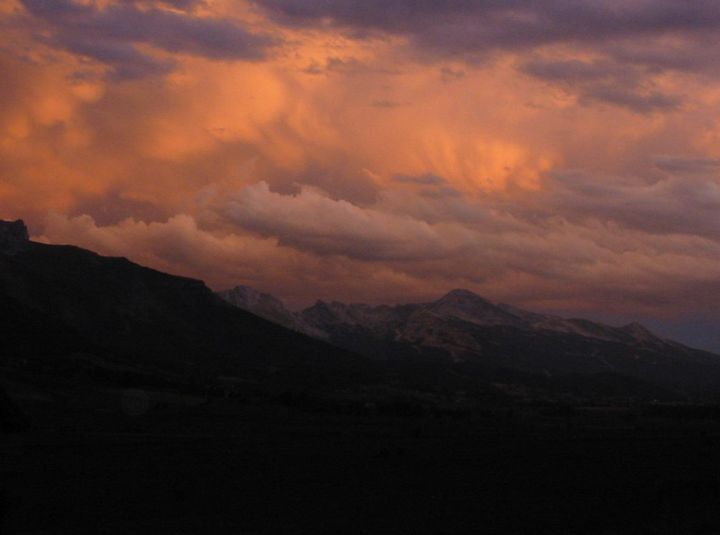
#> input picture Images/Paysage.JPG, 720 x 535 px, found by its file name
$ jupyter execute Contour.ipynb
#> lines starting #> are read from the running program, lines starting #| are printed output that depends on the picture
[cell 1]
#########################################
#            Image Sharpening           #
#                                       #
# Grenoble INP - Phelma                 #
# SICOM                                 #
#                                       #
# Edna FRICKE                           #
# Henrique LEFUNDES DA SILVA            #
# Lennard FRANZ                         #
#                                       #
# 08/11/2023                            #
#########################################

[cell 2]
import numpy as np
import matplotlib.pyplot as plt
import skimage.io as io
import skimage.color as color
import skimage.feature as feature
import skimage.filters as filters
import skimage.morphology as morphology
import skimage.segmentation as segmentation
import skimage.measure as measure
import skimage.util as util
import skimage.draw as draw
import skimage.transform as transform
from scipy.ndimage import convolve

[cell 3]
# Load image
img = io.imread('images/Paysage.jpg')
#> img is the input picture: shape (535, 720, 3); mean R, G, B 86.1, 56.5, 49.1
img = util.img_as_float(img)
# Show image
plt.imshow(img)

[cell 4]
def create_laplacian(k = 12, C = 12):
    laplacian = (1/C)*np.array([[-1, -2, -1], [-2, k, -2], [-1, -2, -1]])
    laplacian = np.expand_dims(laplacian, axis=-1)
    return laplacian

def apply_laplacian(img, laplace_filter):
    img_copy = img.copy()
    img_copy = util.img_as_float(img_copy)
    laplace_filter = np.repeat(laplace_filter, img_copy.shape[-1], axis=-1)
    return convolve(img_copy, laplace_filter)
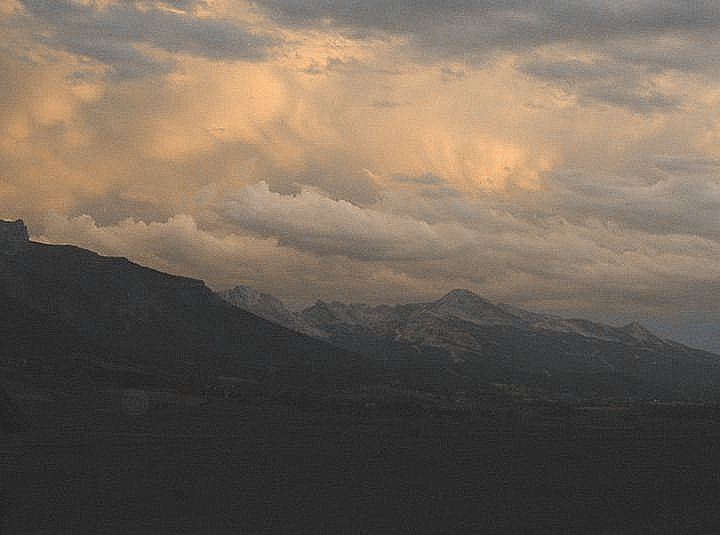
#> returned value: shape (535, 720, 3) float64; mean of channels 0, 1, 2 0.299, 0.251, 0.202; drawn with min black and max white

def sharpen_image(img, k = 12, C = 12):
    laplace_filter = create_laplacian(k, C)
    laplace_img = apply_laplacian(img, laplace_filter)
    return laplace_img

[cell 5]
# Copies the image
img_copy = img.copy()

# Sharpen the image
sharpened_img = sharpen_image(img_copy, k = 16, C = 12)

# Show the sharpened image
plt.imshow(sharpened_img)

[cell 6]
plt.subplot(1, 2, 1)
plt.imshow(img)
plt.title('Original Image')
plt.axis('off')
plt.subplot(1, 2, 2)
plt.imshow(sharpened_img)
plt.title('Sharpened Image')
plt.axis('off')
plt.show()
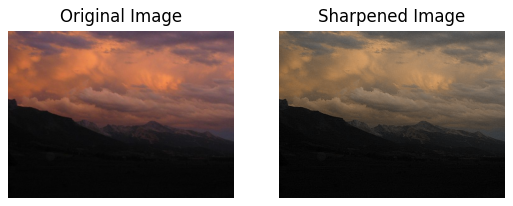
#> figure drawn by matplotlib, 2 panels

$ run again, with Images/baboon.jpg copied over Images/Paysage.JPG
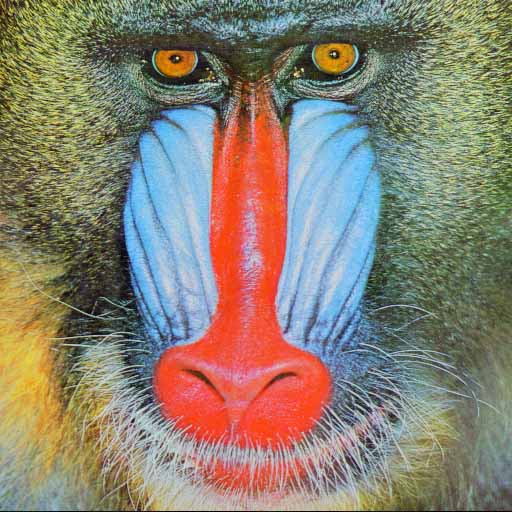
#> input picture Images/baboon.jpg, 512 x 512 px, found by its file name
#> img is the input picture: shape (512, 512, 3); mean R, G, B 137.8, 128.6, 113.6
#> `[cell 5]`:
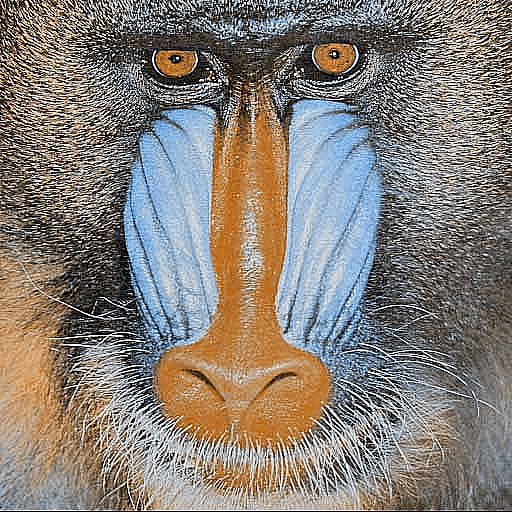
#> shown: shape (512, 512, 3) float64; mean R, G, B 0.529, 0.5, 0.47
#> `plt.show()`:
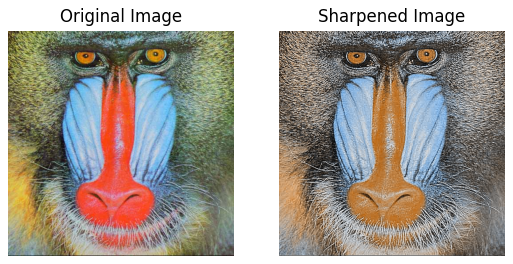
#> figure drawn by matplotlib, 2 panels
